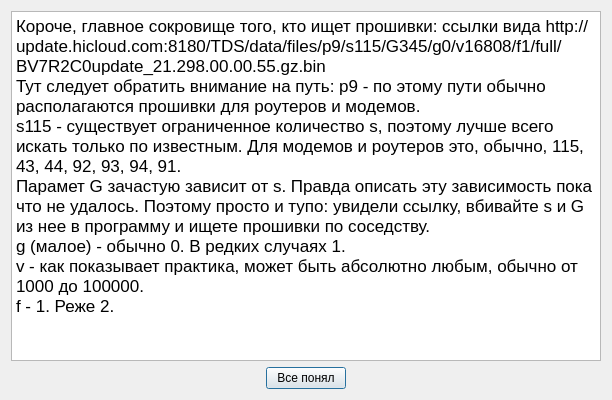
<?xml version="1.0" encoding="UTF-8"?>
<ui version="4.0">
 <class>Dialog</class>
 <widget class="QDialog" name="Dialog">
  <property name="geometry">
   <rect>
    <x>0</x>
    <y>0</y>
    <width>612</width>
    <height>400</height>
   </rect>
  </property>
  <property name="windowTitle">
   <string>Справка</string>
  </property>
  <layout class="QVBoxLayout" name="verticalLayout">
   <item>
    <widget class="QTextBrowser" name="textBrowser">
     <property name="html">
      <string>&lt;!DOCTYPE HTML PUBLIC &quot;-//W3C//DTD HTML 4.0//EN&quot; &quot;http://www.w3.org/TR/REC-html40/strict.dtd&quot;&gt;
&lt;html&gt;&lt;head&gt;&lt;meta name=&quot;qrichtext&quot; content=&quot;1&quot; /&gt;&lt;style type=&quot;text/css&quot;&gt;
p, li { white-space: pre-wrap; }
&lt;/style&gt;&lt;/head&gt;&lt;body style=&quot; font-family:'.SF NS Text'; font-size:13pt; font-weight:400; font-style:normal;&quot;&gt;
&lt;p style=&quot; margin-top:0px; margin-bottom:0px; margin-left:0px; margin-right:0px; -qt-block-indent:0; text-indent:0px;&quot;&gt;Короче, главное сокровище того, кто ищет прошивки: ссылки вида http://update.hicloud.com:8180/TDS/data/files/p9/s115/G345/g0/v16808/f1/full/BV7R2C0update_21.298.00.00.55.gz.bin&lt;/p&gt;
&lt;p style=&quot; margin-top:0px; margin-bottom:0px; margin-left:0px; margin-right:0px; -qt-block-indent:0; text-indent:0px;&quot;&gt;Тут следует обратить внимание на путь: p9 - по этому пути обычно располагаются прошивки для роутеров и модемов.&lt;/p&gt;
&lt;p style=&quot; margin-top:0px; margin-bottom:0px; margin-left:0px; margin-right:0px; -qt-block-indent:0; text-indent:0px;&quot;&gt;s115 - существует ограниченное количество s, поэтому лучше всего искать только по известным. Для модемов и роутеров это, обычно, 115, 43, 44, 92, 93, 94, 91.&lt;/p&gt;
&lt;p style=&quot; margin-top:0px; margin-bottom:0px; margin-left:0px; margin-right:0px; -qt-block-indent:0; text-indent:0px;&quot;&gt;Парамет G зачастую зависит от s. Правда описать эту зависимость пока что не удалось. Поэтому просто и тупо: увидели ссылку, вбивайте s и G из нее в программу и ищете прошивки по соседству.&lt;/p&gt;
&lt;p style=&quot; margin-top:0px; margin-bottom:0px; margin-left:0px; margin-right:0px; -qt-block-indent:0; text-indent:0px;&quot;&gt;g (малое) - обычно 0. В редких случаях 1.&lt;/p&gt;
&lt;p style=&quot; margin-top:0px; margin-bottom:0px; margin-left:0px; margin-right:0px; -qt-block-indent:0; text-indent:0px;&quot;&gt;v - как показывает практика, может быть абсолютно любым, обычно от 1000 до 100000.&lt;/p&gt;
&lt;p style=&quot; margin-top:0px; margin-bottom:0px; margin-left:0px; margin-right:0px; -qt-block-indent:0; text-indent:0px;&quot;&gt;f - 1. Реже 2.&lt;/p&gt;&lt;/body&gt;&lt;/html&gt;</string>
     </property>
    </widget>
   </item>
   <item alignment="Qt::AlignHCenter">
    <widget class="QPushButton" name="pushButton">
     <property name="text">
      <string>Все понял</string>
     </property>
    </widget>
   </item>
  </layout>
 </widget>
 <resources/>
 <connections/>
</ui>
